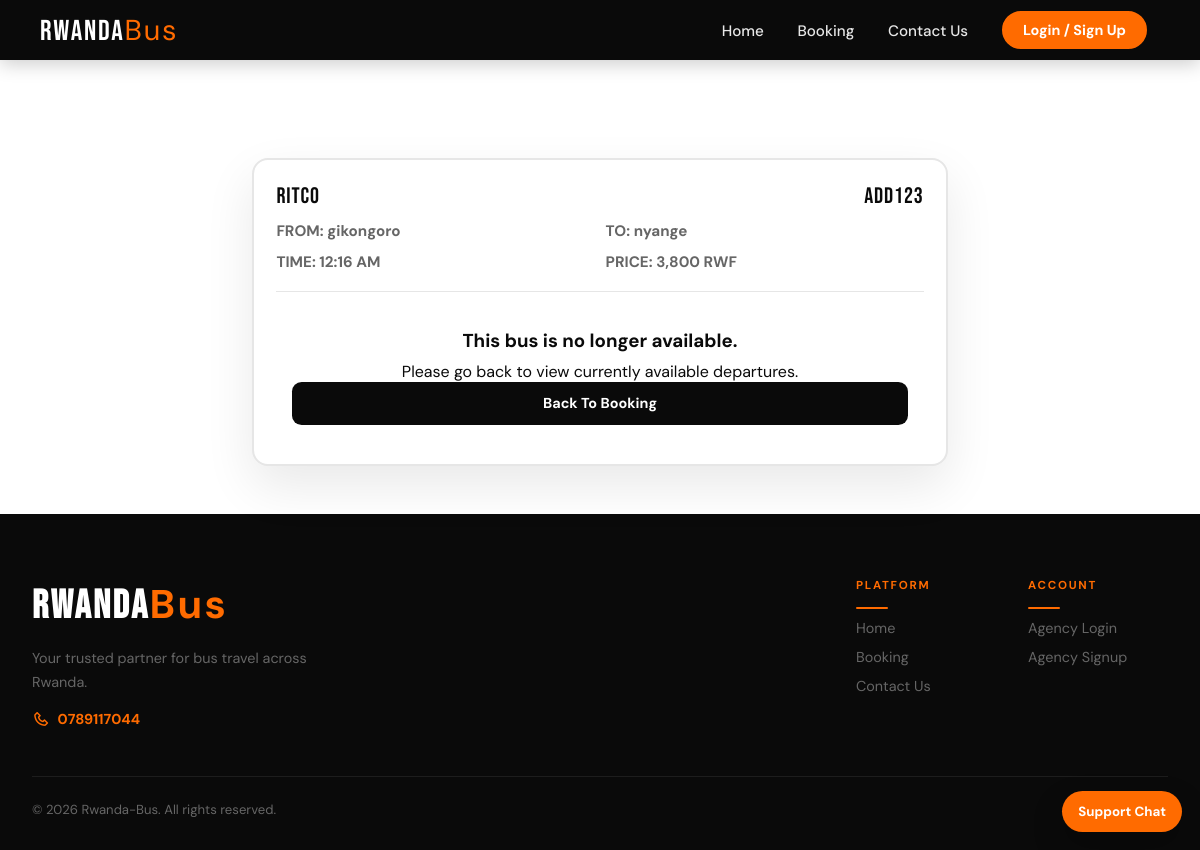
The app's page /booking.php?booking_form=47 with its own data.
### tables this page shows
CREATE TABLE `cars_to_leave` (
  `id` int(6) NOT NULL,
  `Car_Id` int(6) NOT NULL,
  `D_Id` int(11) NOT NULL,
  `Time_to_leave` text NOT NULL,
  `date_car_to` timestamp NOT NULL DEFAULT current_timestamp() ON UPDATE current_timestamp(),
  `timing` text DEFAULT NULL
);

CREATE TABLE `company` (
  `C_Id` int(6) NOT NULL,
  `C_Name` varchar(45) NOT NULL,
  `C_Logo` text NOT NULL,
  `C_Phone` text NOT NULL,
  `C_Email` text NOT NULL,
  `C_Ceo` varchar(60) NOT NULL,
  `C_Username` varchar(45) NOT NULL,
  `C_Password` text NOT NULL,
  `C_Checking` varchar(45) NOT NULL DEFAULT 'pending....'
);

CREATE TABLE `cars` (
  `Car_Id` int(6) NOT NULL,
  `Car_Plaque` text NOT NULL,
  `C_Id` int(6) NOT NULL,
  `Number_Place` int(6) NOT NULL,
  `Emp_Id` int(6) NOT NULL
);

### booking.php (the view, shortened to what this page needs)
<?php
require 'connection.php';
function parseDepartureDateTime($dateValue, $timeValue)
{
    $datePart = date('Y-m-d', strtotime($dateValue));
    $dateTime = DateTime::createFromFormat('Y-m-d h:i A', $datePart . ' ' . trim($timeValue));
    return $dateTime ?: null;
}
?>
<!DOCTYPE html>
<html lang="en">
<head>
  <link rel="stylesheet" href="css/style.css" />
  <link rel="stylesheet" href="css/navbar.css" />
  <link rel="stylesheet" href="css/footer.css" />
  <link rel="stylesheet" href="css/booking.css" />
  <link rel="stylesheet" href="css/bookingform.css" />
  <link href="https://unpkg.com/boxicons@2.1.4/css/boxicons.min.css" rel="stylesheet"/>
</head>
<body>
  <header>
    <nav class="nav solid" id="navbar">
      <div class="nav-logo">Rwanda<span>Bus</span></div>
      <ul class="nav-links">
        <li><a href="index">Home</a></li>
        <li><a href="booking">Booking</a></li>
        <li><a href="contactUs">Contact Us</a></li>
        <li><a href="index?injira" class="butt"><button class="login-button">Login / Sign Up</button></a></li>
      </ul>
    </nav>
  </header>
  <?php if (isset($_GET['booking_form'])): ?>
    <?php
      $tripId = (int)$_GET['booking_form'];
      $tripSql = "SELECT ct.id, ct.Time_to_leave, ct.date_car_to, cr.Car_Plaque, cr.Number_Place,
                         lc.L_from, lc.L_to, lc.price,
                         cp.C_Id, cp.C_Name, cp.C_Phone,
                         COALESCE(SUM(b.Seat_Count), 0) AS seats_taken
                  FROM cars_to_leave ct
                  INNER JOIN cars cr ON cr.Car_Id = ct.Car_Id
                  INNER JOIN destination ds ON ds.D_Id = ct.D_Id
                  INNER JOIN locations lc ON lc.L_id = ds.L_id
                  INNER JOIN company cp ON cp.C_Id = cr.C_Id
                  LEFT JOIN booking b ON b.Id = ct.id
                  WHERE ct.id = '$tripId'
                  GROUP BY ct.id, ct.Time_to_leave, ct.date_car_to, cr.Car_Plaque, cr.Number_Place,
                           lc.L_from, lc.L_to, lc.price, cp.C_Id, cp.C_Name, cp.C_Phone";
      $tripResult = mysqli_query($con, $tripSql);
      $trip = mysqli_fetch_assoc($tripResult);
    ?>
    <?php if ($trip): ?>
    <?php
      $departureAt = parseDepartureDateTime($trip['date_car_to'], $trip['Time_to_leave']);
      $seatsLeft = (int)$trip['Number_Place'] - (int)$trip['seats_taken'];
      $isExpired = !$departureAt || $departureAt < new DateTime();
      $takenSeats = [];
    ?>
    <section class="booking-form-all">
      <div class="booking-form">
        <div class="booking-car-details">
          <div class="booking-car-info">
            <div class="car-infoo">
              <p><?php echo htmlspecialchars($trip['C_Name']); ?></p>
              <p><?php echo htmlspecialchars($trip['Car_Plaque']); ?></p>
            </div>
            <div class="car-info">
              <p>FROM: <?php echo htmlspecialchars($trip['L_from']); ?></p>
              <p>TO: <?php echo htmlspecialchars($trip['L_to']); ?></p>
              <p>TIME: <?php echo htmlspecialchars($trip['Time_to_leave']); ?></p>
              <p>PRICE: <?php echo number_format((int)$trip['price']); ?> RWF</p>
            </div>
          </div>
          <?php if ($seatsLeft > 0 && !$isExpired): ?>
          <form action="brain" method="post">
            <fieldset>
              <label>Name:</label>
              <input type="text" name="price" value="<?php echo (int)$trip['price']; ?>" readonly hidden>
              <input type="text" name="C_Phone" value="<?php echo htmlspecialchars($trip['C_Phone']); ?>" readonly hidden>
              <input type="text" name="P_name" placeholder="Full names" required />
            </fieldset>
            <fieldset>
              <label>Phone:</label>
              <input
                type="tel"
                name="phone"
                minlength="10"
                maxlength="10"
                pattern="^(079|078|072|073)[0-9]{7}$"
                title="Please enter a 10-digit phone number starting with 079, 078, 072, or 073."
                placeholder="07xxxxxxxx" required
              />
              <input type="text" name="idd" value="<?php echo (int)$trip['id'];?>" readonly hidden>
            </fieldset>
            <fieldset>
              <label>Email:</label>
              <input type="email" name="email" placeholder="example@mail.com" required />
            </fieldset>
            <fieldset>
              <label>Select Seat:</label>
              <div class="seat-picker">
                <?php $requiredSeat = true; ?>
                <?php for ($seat = 1; $seat <= (int)$trip['Number_Place']; $seat++): ?>
                  <?php $isTaken = in_array($seat, $takenSeats, true); ?>
                  <label class="seat-option <?php echo $isTaken ? 'taken' : ''; ?>">
                    <input type="radio" name="seat_number" value="<?php echo $seat; ?>" <?php if($isTaken){ echo 'disabled'; } else if($requiredSeat){ echo 'required'; $requiredSeat = false; } ?> />
                    <span><?php echo $seat; ?></span>
                  </label>
                <?php endfor; ?>
              </div>
              <small><?php echo (int)$seatsLeft; ?> seat(s) available | gray = already booked</small>
            </fieldset>
            <fieldset>
              <button type="submit" name="byy">Buy Ticket</button>
            </fieldset>
          </form>
          <?php else: ?>
          <div class="booking-alert">
            <h3>This bus is no longer available.</h3>
            <p>Please go back to view currently available departures.</p>
            <a href="booking" class="get-ticket-btn">Back to Booking</a>
          </div>
          <?php endif; ?>
        </div>
      </div>
    </section>
    <?php endif; ?>
  <?php endif; ?>
  <footer class="footer">
    <div class="footer-container">
      <div class="footer-contaner-up">
        <div class="footer-brand">
          <h2 class="footer-logo">Rwanda<span>Bus</span></h2>
          <p>Your trusted partner for bus travel across Rwanda.</p>
          <div class="footer-contact-line">
            <i class='bx bx-phone'></i> 0789117044
          </div>
        </div>
        <div class="footer-col-holder">
          <div class="col-footer">
            <h3>Platform</h3>
            <ul>
              <li><a href="index">Home</a></li>
              <li><a href="booking">Booking</a></li>
              <li><a href="contactUs">Contact Us</a></li>
            </ul>
          </div>
          <div class="col-footer">
            <h3>Account</h3>
            <ul>
              <li><a href="index?injira">Agency Login</a></li>
              <li><a href="index?iyandikishe">Agency Signup</a></li>
            </ul>
          </div>
        </div>
      </div>
      <div class="footer-line"></div>
      <div class="footer-container-down">
        <div class="footer-text-left">
          <p>© <?php echo date('Y'); ?> Rwanda-Bus. All rights reserved.</p>
        </div>
      </div>
    </div>
  </footer>
</body>
</html>

### css/style.css (style rules this page uses)
* { padding: 0; margin: 0; box-sizing: border-box; font-family: 'DM Sans', 'Gill Sans', sans-serif; }
:root { --orange: #ff6b00; --orange-light: #ff8c33; --orange-dark: #cc5500; --orange-glow: rgba(255, 107, 0, 0.25); --white: #ffffff; --off-white: #f8f7f5; --black: #0a0a0a; --dark: #111111; --gray: #666666; --light-gray: #e8e8e8; --border: rgba(0,0,0,0.1); --darkblue: var(--orange); --dark-alias: var(--dark); --gold: var(--orange-light); }
html { scroll-behavior: smooth; }
body { background-color: var(--white); color: var(--black); overflow-x: hidden; }
li { list-style: none; }
a { text-decoration: none; text-transform: capitalize; }
.booking-form { padding: 1.5rem 2rem 2rem; }
.get-ticket-btn { display: flex; align-items: center; justify-content: center; gap: 0.4rem; background: var(--black); color: var(--white); padding: 0.8rem 1.5rem; border-radius: 0.6rem; font-weight: 700; font-size: 0.9rem; transition: all 0.3s; margin-top: auto; }

### css/navbar.css (style rules this page uses)
* { padding: 0; margin: 0; box-sizing: border-box; }
:root { --orange: #ff6b00; --orange-dark: #cc5500; --white: #ffffff; --black: #0a0a0a; --nav-height: 72px; }
.nav { position: fixed; top: 0; width: 100%; height: var(--nav-height); padding: 0 2.5rem; display: flex; flex-direction: row; align-items: center; justify-content: space-between; transition: all 0.4s ease; z-index: 1000; background: transparent; }
.nav-logo { font-family: 'Bebas Neue', cursive; font-size: 1.8rem; color: var(--white); letter-spacing: 0.06em; cursor: default; flex-shrink: 0; transition: color 0.3s; }
.nav-logo span { color: var(--orange); }
.nav-links { display: flex; flex-direction: row; align-items: center; gap: 0.5rem; list-style: none; }
.nav-links li a { color: rgba(255,255,255,0.9); font-size: 0.95rem; font-weight: 500; padding: 0.5rem 0.8rem; border-radius: 0.4rem; transition: all 0.3s; position: relative; }
.nav-links li a::after { content: ''; position: absolute; bottom: 0; left: 0.8rem; right: 0.8rem; height: 2px; background: var(--orange); transform: scaleX(0); transition: transform 0.3s; }
.nav-links li .butt::after { display: none; }
.nav.solid { background: var(--black); box-shadow: 0 4px 18px rgba(0,0,0,0.2); height: 60px; }
.login-button { background: var(--orange); color: var(--white) !important; border: 2px solid var(--orange); border-radius: 2em; padding: 0.5rem 1.2rem; font-weight: 700; font-size: 0.9rem; cursor: pointer; transition: all 0.3s; white-space: nowrap; font-family: 'DM Sans', sans-serif; }

### css/footer.css (style rules this page uses)
:root { --orange: #ff6b00; --orange-light: #ff8c33; --white: #ffffff; --black: #0a0a0a; --dark: #111111; --gray: #888888; --border-dark: rgba(255,255,255,0.08); }
.footer { background-color: var(--black); padding: 4rem 2rem 2rem; width: 100%; }
.footer-container { max-width: 1300px; margin: 0 auto; display: flex; flex-direction: column; gap: 0; }
.footer-contaner-up { display: flex; justify-content: space-between; gap: 3rem; padding-bottom: 3rem; }
.footer-brand { max-width: 280px; }
.footer-logo { font-family: 'Bebas Neue', cursive; font-size: 2.5rem; color: var(--white); letter-spacing: 0.06em; margin-bottom: 1rem; }
.footer-logo span { color: var(--orange); }
.footer-brand p { font-size: 0.9rem; color: var(--gray); line-height: 1.7; margin-bottom: 1rem; }
.footer-contact-line { display: flex; align-items: center; gap: 0.5rem; font-size: 0.9rem; color: var(--orange); font-weight: 700; }
.footer-contact-line i { font-size: 1.1rem; }
.footer-col-holder { display: flex; gap: 2rem; flex: 1; justify-content: flex-end; }
.col-footer { min-width: 140px; }
.col-footer h3 { font-family: 'DM Sans', sans-serif; font-size: 0.72rem; font-weight: 700; text-transform: uppercase; letter-spacing: 0.15em; color: var(--orange); padding-bottom: 1rem; margin-bottom: 0.5rem; position: relative; }
.col-footer h3::after { content: ''; position: absolute; bottom: 0; left: 0; width: 2rem; height: 2px; background: var(--orange); border-radius: 1px; }
.col-footer ul { display: flex; flex-direction: column; gap: 0.5rem; }
.col-footer ul li a { font-size: 0.9rem; color: var(--gray); transition: color 0.3s, padding-left 0.3s; display: inline-block; }
.footer-line { background: var(--border-dark); width: 100%; height: 1px; margin: 0; }
.footer-container-down { display: flex; flex-direction: row; justify-content: space-between; align-items: center; padding: 1.5rem 0 0; }
.footer-text-left p { font-size: 0.82rem; color: var(--gray); }

### records on screen
cars_to_leave: company.C_Name "RITCO", Car_Id.Car_Plaque "ADD123", Time_to_leave "12:16 AM"

### other values on screen
$trip['L_from'] "gikongoro"
$trip['L_to'] "nyange"
$trip['price'] "3,800"
